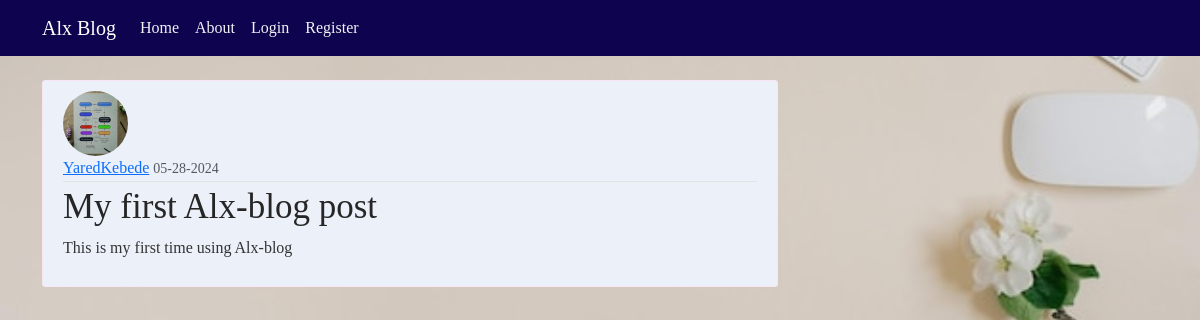
/post/1, run on an earlier commit of the app's database.
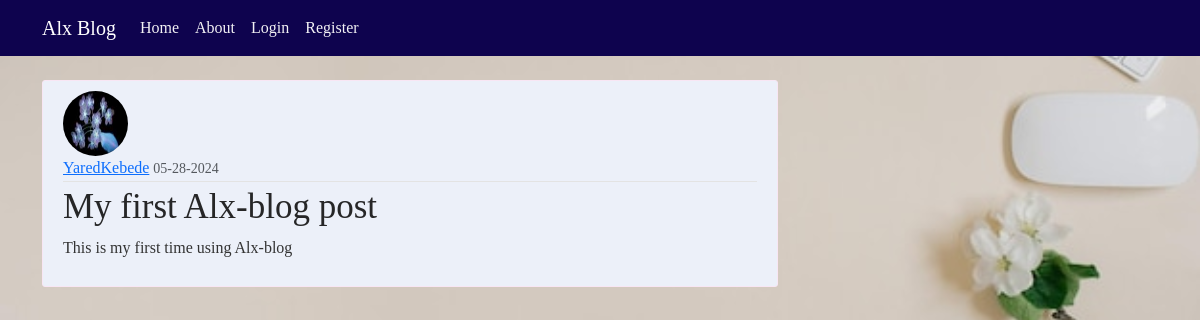
And on a later commit of the database.
### alxblog/models.py (models this page shows, shortened)
class User(db.Model, UserMixin):
    id = db.Column(db.Integer, primary_key=True)
    username = db.Column(db.String(20), unique=True, nullable=False)
    email = db.Column(db.String(150), unique=True, nullable=False)
    image_file = db.Column(db.String(20), nullable=False, default='default.jpg')
    password = db.Column(db.String(60), nullable=False)
    posts = db.relationship('Post', backref='author', lazy=True)

### alxblog/routes.py (the view)
@app.route("/post/<int:post_id>")
def post(post_id):
    post = Post.query.get_or_404(post_id)
    return render_template('post.html', title=post.title, post=post)

### alxblog/templates/post.html (shortened to what this page needs)
{% extends "layout.html" %}
{% block content %}
 <article class="media content-section">
    <img class="rounded-circle article-img" src="{{ url_for('static', filename='profile_pics/' + post.author.image_file) }}">
    <div class="media-body">
      <div class="article-metadata">
        <a class="mr-2" href="{{ url_for('user_posts', username=post.author.username) }}">{{ post.author.username }}</a>
        <small class="text-muted">{{ post.date_posted.strftime('%m-%d-%Y') }}</small>
      </div>
      <h2 class="article-title">{{ post.title }}</h2>
      <p class="article-content">{{ post.content }}</p>
    </div>
  </article>
{% endblock content %}

What changed in the data, as far as the page shows it:
changed User "YaredKebede": image_file: a different picture
